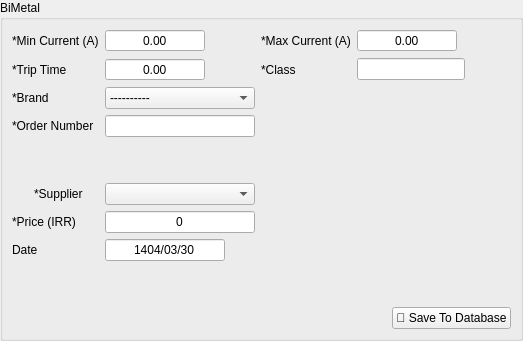
      <widget class="QWidget" name="bimetal">
       <layout class="QGridLayout" name="gridLayout_14">
        <property name="leftMargin">
         <number>0</number>
        </property>
        <property name="topMargin">
         <number>0</number>
        </property>
        <property name="rightMargin">
         <number>0</number>
        </property>
        <property name="bottomMargin">
         <number>0</number>
        </property>
        <item row="0" column="0">
         <widget class="QGroupBox" name="groupBox_6">
          <property name="minimumSize">
           <size>
            <width>360</width>
            <height>0</height>
           </size>
          </property>
          <property name="title">
           <string>BiMetal</string>
          </property>
          <layout class="QGridLayout" name="gridLayout_12">
           <item row="1" column="5">
            <widget class="QDoubleSpinBox" name="bimetal_max_current">
             <property name="minimumSize">
              <size>
               <width>62</width>
               <height>0</height>
              </size>
             </property>
             <property name="maximumSize">
              <size>
               <width>100</width>
               <height>16777215</height>
              </size>
             </property>
             <property name="alignment">
              <set>Qt::AlignCenter</set>
             </property>
             <property name="buttonSymbols">
              <enum>QAbstractSpinBox::NoButtons</enum>
             </property>
            </widget>
           </item>
           <item row="2" column="6">
            <spacer name="horizontalSpacer_6">
             <property name="orientation">
              <enum>Qt::Horizontal</enum>
             </property>
             <property name="sizeType">
              <enum>QSizePolicy::Minimum</enum>
             </property>
             <property name="sizeHint" stdset="0">
              <size>
               <width>40</width>
               <height>20</height>
              </size>
             </property>
            </spacer>
           </item>
           <item row="10" column="5">
            <spacer name="verticalSpacer_6">
             <property name="orientation">
              <enum>Qt::Vertical</enum>
             </property>
             <property name="sizeHint" stdset="0">
              <size>
               <width>20</width>
               <height>40</height>
              </size>
             </property>
            </spacer>
           </item>
           <item row="8" column="3">
            <widget class="QLineEdit" name="bimetal_price">
             <property name="text">
              <string>0</string>
             </property>
             <property name="alignment">
              <set>Qt::AlignCenter</set>
             </property>
            </widget>
           </item>
           <item row="1" column="0" colspan="2">
            <widget class="QLabel" name="label_47">
             <property name="text">
              <string>*Min Current (A)</string>
             </property>
            </widget>
           </item>
           <item row="1" column="4">
            <widget class="QLabel" name="label_42">
             <property name="text">
              <string>*Max Current (A)</string>
             </property>
            </widget>
           </item>
           <item row="6" column="0">
            <widget class="QPushButton" name="bimetal_add_supplier_btn">
             <property name="maximumSize">
              <size>
               <width>16</width>
               <height>16</height>
              </size>
             </property>
             <property name="styleSheet">
              <string notr="true">QPushButton {
    background-color: rgba(0, 0, 0, 0); /* Fully transparent background */
    border: none;                      /* Optional: remove the border */
}
QPushButton:hover {
	color: #d3dae3;
	padding: 2px;
	background-color: #F77F00;
}

QPushButton:pressed {
	color: #d3dae3;
	padding: 2px;
	background-color: #F77F00;
}
QPushButton:pressed {
	color: #d3dae3;
	padding: 2px;
	background-color: #2c2f2f;
}</string>
             </property>
             <property name="text">
              <string/>
             </property>
             <property name="icon">
              <iconset>
               <normaloff>../../assets/plus.png</normaloff>../../assets/plus.png</iconset>
             </property>
            </widget>
           </item>
           <item row="2" column="4">
            <widget class="QLabel" name="label_48">
             <property name="text">
              <string>*Class</string>
             </property>
            </widget>
           </item>
           <item row="8" column="0" colspan="2">
            <widget class="QLabel" name="label_49">
             <property name="text">
              <string>*Price (IRR)</string>
             </property>
            </widget>
           </item>
           <item row="2" column="3">
            <widget class="QDoubleSpinBox" name="bimetal_trip_time">
             <property name="minimumSize">
              <size>
               <width>62</width>
               <height>0</height>
              </size>
             </property>
             <property name="maximumSize">
              <size>
               <width>100</width>
               <height>16777215</height>
              </size>
             </property>
             <property name="alignment">
              <set>Qt::AlignCenter</set>
             </property>
             <property name="buttonSymbols">
              <enum>QAbstractSpinBox::NoButtons</enum>
             </property>
            </widget>
           </item>
           <item row="6" column="3">
            <widget class="QComboBox" name="bimetal_supplier_list"/>
           </item>
           <item row="2" column="0" colspan="2">
            <widget class="QLabel" name="label_43">
             <property name="text">
              <string>*Trip Time</string>
             </property>
            </widget>
           </item>
           <item row="11" column="5" colspan="2" alignment="Qt::AlignRight">
            <widget class="QPushButton" name="bimetal_save_btn">
             <property name="maximumSize">
              <size>
               <width>150</width>
               <height>16777215</height>
              </size>
             </property>
             <property name="text">
              <string>💾 Save To Database</string>
             </property>
            </widget>
           </item>
           <item row="3" column="3">
            <widget class="QComboBox" name="bimetal_brand">
             <item>
              <property name="text">
               <string>----------</string>
              </property>
             </item>
             <item>
              <property name="text">
               <string>Schneider Electric</string>
              </property>
             </item>
             <item>
              <property name="text">
               <string>Siemens</string>
              </property>
             </item>
             <item>
              <property name="text">
               <string>Hyundai</string>
              </property>
             </item>
            </widget>
           </item>
           <item row="5" column="3">
            <spacer name="verticalSpacer_16">
             <property name="orientation">
              <enum>Qt::Vertical</enum>
             </property>
             <property name="sizeType">
              <enum>QSizePolicy::Minimum</enum>
             </property>
             <property name="sizeHint" stdset="0">
              <size>
               <width>20</width>
               <height>40</height>
              </size>
             </property>
            </spacer>
           </item>
           <item row="2" column="5">
            <widget class="QLineEdit" name="bimetal_class">
             <property name="alignment">
              <set>Qt::AlignCenter</set>
             </property>
            </widget>
           </item>
           <item row="6" column="1">
            <widget class="QLabel" name="label_44">
             <property name="text">
              <string>*Supplier</string>
             </property>
            </widget>
           </item>
           <item row="4" column="0" colspan="2">
            <widget class="QLabel" name="label_45">
             <property name="text">
              <string>*Order Number</string>
             </property>
            </widget>
           </item>
           <item row="3" column="0" colspan="2">
            <widget class="QLabel" name="label_46">
             <property name="text">
              <string>*Brand</string>
             </property>
            </widget>
           </item>
           <item row="4" column="3">
            <widget class="QLineEdit" name="bimetal_order_number">
             <property name="minimumSize">
              <size>
               <width>150</width>
               <height>0</height>
              </size>
             </property>
            </widget>
           </item>
           <item row="1" column="3">
            <widget class="QDoubleSpinBox" name="bimetal_min_current">
             <property name="minimumSize">
              <size>
               <width>62</width>
               <height>0</height>
              </size>
             </property>
             <property name="maximumSize">
              <size>
               <width>100</width>
               <height>16777215</height>
              </size>
             </property>
             <property name="alignment">
              <set>Qt::AlignCenter</set>
             </property>
             <property name="buttonSymbols">
              <enum>QAbstractSpinBox::NoButtons</enum>
             </property>
            </widget>
           </item>
           <item row="9" column="0" colspan="2">
            <widget class="QLabel" name="label_92">
             <property name="maximumSize">
              <size>
               <width>73</width>
               <height>16777215</height>
              </size>
             </property>
             <property name="text">
              <string>Date</string>
             </property>
            </widget>
           </item>
           <item row="9" column="3">
            <widget class="QLineEdit" name="bimetal_price_date">
             <property name="maximumSize">
              <size>
               <width>120</width>
               <height>16777215</height>
              </size>
             </property>
             <property name="text">
              <string>1404/03/30</string>
             </property>
             <property name="alignment">
              <set>Qt::AlignCenter</set>
             </property>
            </widget>
           </item>
          </layout>
         </widget>
        </item>
       </layout>
      </widget>
